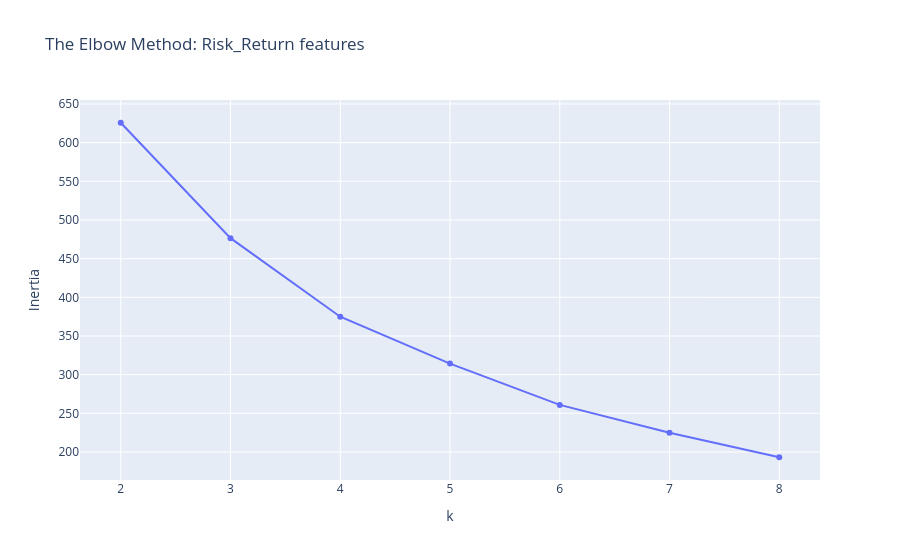
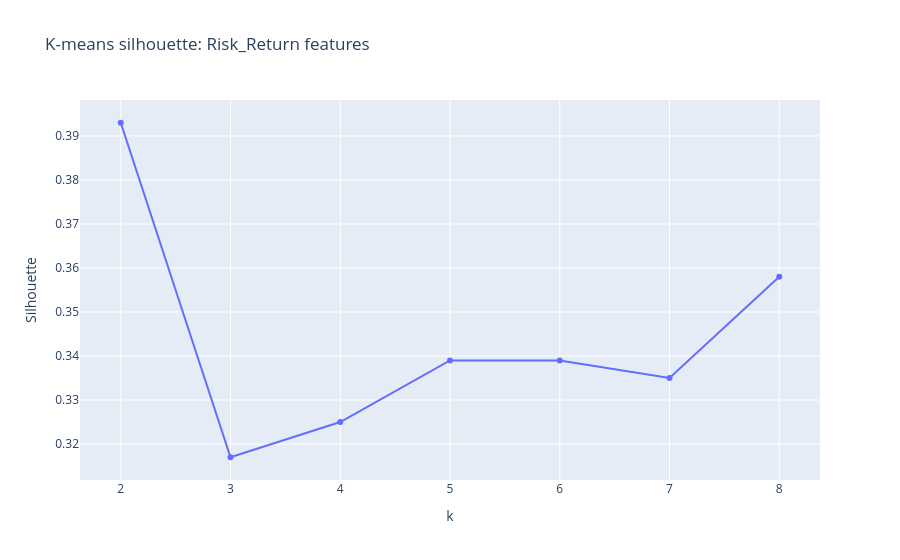
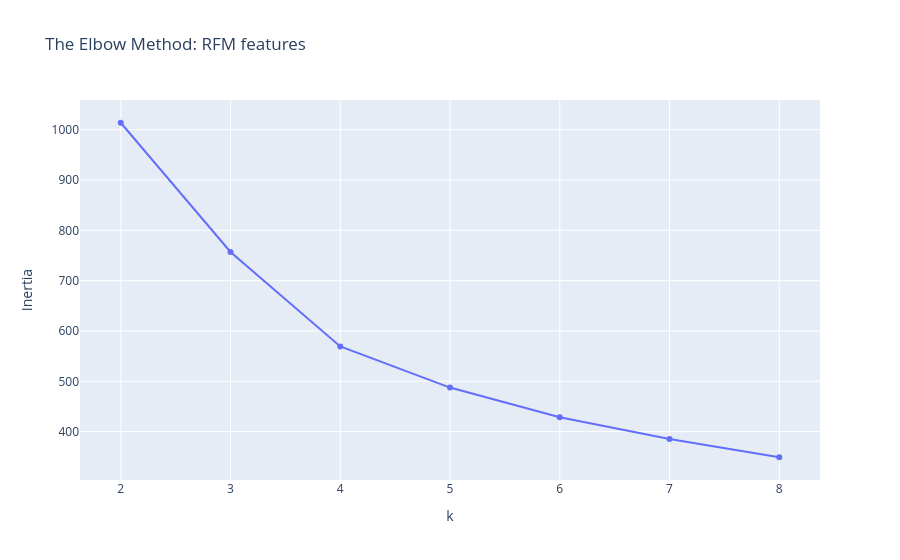
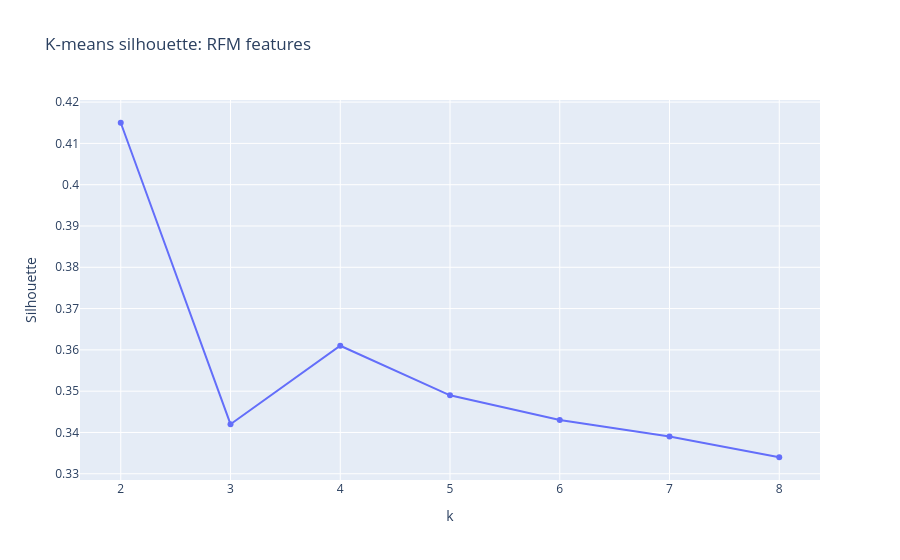

Source (notebook cell) for these figures, in order:
### Markdown cell above
Elbow and silhouette plots

### Code cell
for name, table in [("Risk_Return", kmeans_risk), ("RFM", kmeans_rfm)]:
    fig = px.line(
        table.reset_index(),
        x="k",
        y="Inertia",
        markers=True,
        title=f"The Elbow Method: {name} features",
    )
    fig.write_image(constants.FIGURES_DIR / f"elbow_{name}.png")
    fig.show()

    fig = px.line(
        table.reset_index(),
        x="k",
        y="Silhouette",
        markers=True,
        title=f"K-means silhouette: {name} features",
    )
    fig.write_image(constants.FIGURES_DIR / f"silhouette_{name}.png")
    fig.show()

### Figure 1 — Plotly figure (JSON) as saved in the notebook; plotly's stock layout.template omitted (floating-point values rounded to 4 significant figures)
{"data": [{"hovertemplate": "k=%{x}<br>Inertia=%{y}<extra></extra>", "legendgroup": "", "line": {"color": "#636efa", "dash": "solid"}, "marker": {"symbol": "circle"}, "mode": "lines+markers", "name": "", "orientation": "v", "showlegend": false, "type": "scatter", "x": [2, 3, 4, 5, 6, 7, 8], "xaxis": "x", "y": [625.7, 476.5, 374.9, 314.3, 260.9, 224.9, 193.2], "yaxis": "y"}], "layout": {"legend": {"tracegroupgap": 0}, "title": {"text": "The Elbow Method: Risk_Return features"}, "xaxis": {"anchor": "y", "domain": [0, 1], "title": {"text": "k"}}, "yaxis": {"anchor": "x", "domain": [0, 1], "title": {"text": "Inertia"}}}}

### Figure 2 — Plotly figure (JSON) as saved in the notebook; plotly's stock layout.template omitted (floating-point values rounded to 4 significant figures)
{"data": [{"hovertemplate": "k=%{x}<br>Silhouette=%{y}<extra></extra>", "legendgroup": "", "line": {"color": "#636efa", "dash": "solid"}, "marker": {"symbol": "circle"}, "mode": "lines+markers", "name": "", "orientation": "v", "showlegend": false, "type": "scatter", "x": [2, 3, 4, 5, 6, 7, 8], "xaxis": "x", "y": [0.393, 0.317, 0.325, 0.339, 0.339, 0.335, 0.358], "yaxis": "y"}], "layout": {"legend": {"tracegroupgap": 0}, "title": {"text": "K-means silhouette: Risk_Return features"}, "xaxis": {"anchor": "y", "domain": [0, 1], "title": {"text": "k"}}, "yaxis": {"anchor": "x", "domain": [0, 1], "title": {"text": "Silhouette"}}}}

### Figure 3 — Plotly figure (JSON) as saved in the notebook; plotly's stock layout.template omitted (floating-point values rounded to 4 significant figures)
{"data": [{"hovertemplate": "k=%{x}<br>Inertia=%{y}<extra></extra>", "legendgroup": "", "line": {"color": "#636efa", "dash": "solid"}, "marker": {"symbol": "circle"}, "mode": "lines+markers", "name": "", "orientation": "v", "showlegend": false, "type": "scatter", "x": [2, 3, 4, 5, 6, 7, 8], "xaxis": "x", "y": [1014.0, 756.9, 569.2, 487.5, 428.5, 385.4, 349.1], "yaxis": "y"}], "layout": {"legend": {"tracegroupgap": 0}, "title": {"text": "The Elbow Method: RFM features"}, "xaxis": {"anchor": "y", "domain": [0, 1], "title": {"text": "k"}}, "yaxis": {"anchor": "x", "domain": [0, 1], "title": {"text": "Inertia"}}}}

### Figure 4 — Plotly figure (JSON) as saved in the notebook; plotly's stock layout.template omitted (floating-point values rounded to 4 significant figures)
{"data": [{"hovertemplate": "k=%{x}<br>Silhouette=%{y}<extra></extra>", "legendgroup": "", "line": {"color": "#636efa", "dash": "solid"}, "marker": {"symbol": "circle"}, "mode": "lines+markers", "name": "", "orientation": "v", "showlegend": false, "type": "scatter", "x": [2, 3, 4, 5, 6, 7, 8], "xaxis": "x", "y": [0.415, 0.342, 0.361, 0.349, 0.343, 0.339, 0.334], "yaxis": "y"}], "layout": {"legend": {"tracegroupgap": 0}, "title": {"text": "K-means silhouette: RFM features"}, "xaxis": {"anchor": "y", "domain": [0, 1], "title": {"text": "k"}}, "yaxis": {"anchor": "x", "domain": [0, 1], "title": {"text": "Silhouette"}}}}
